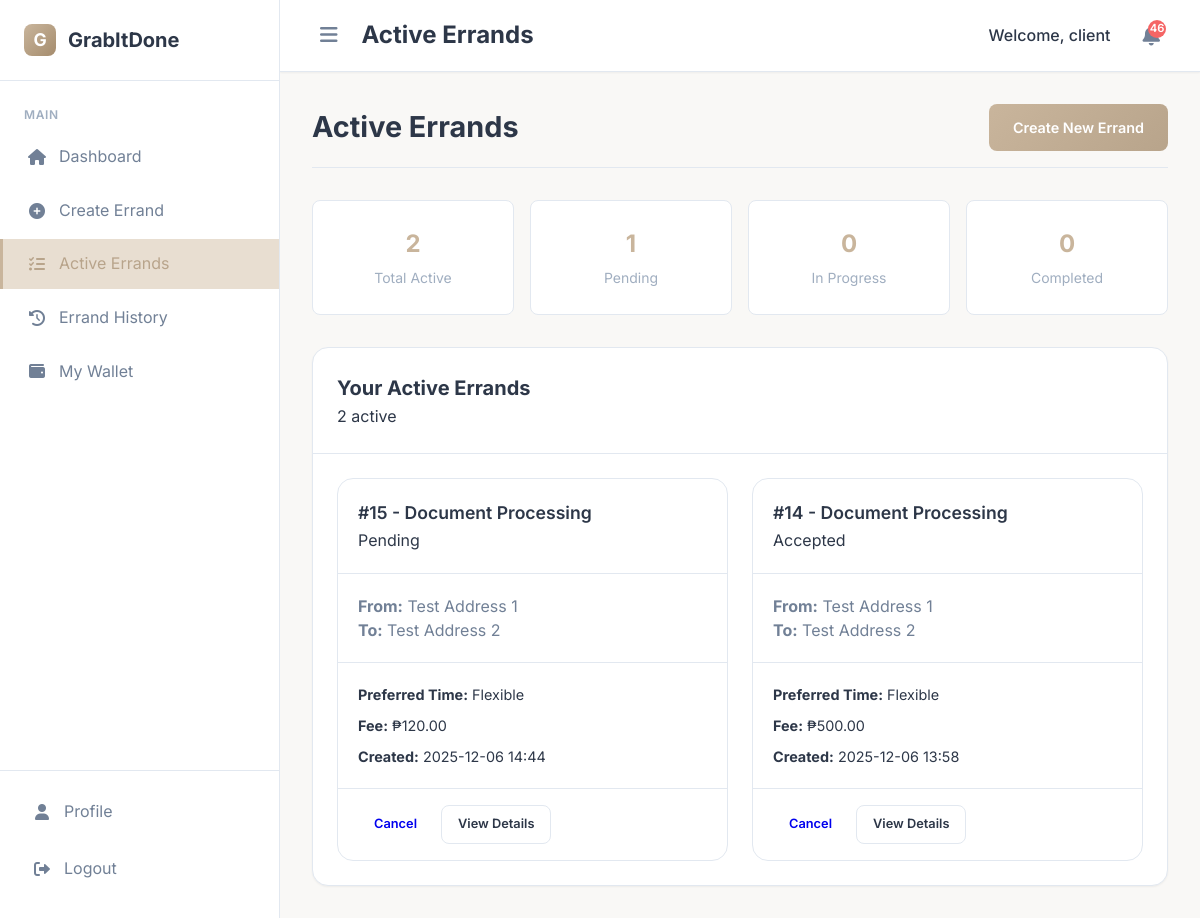
The app's page /active-errands (signed in), older data.
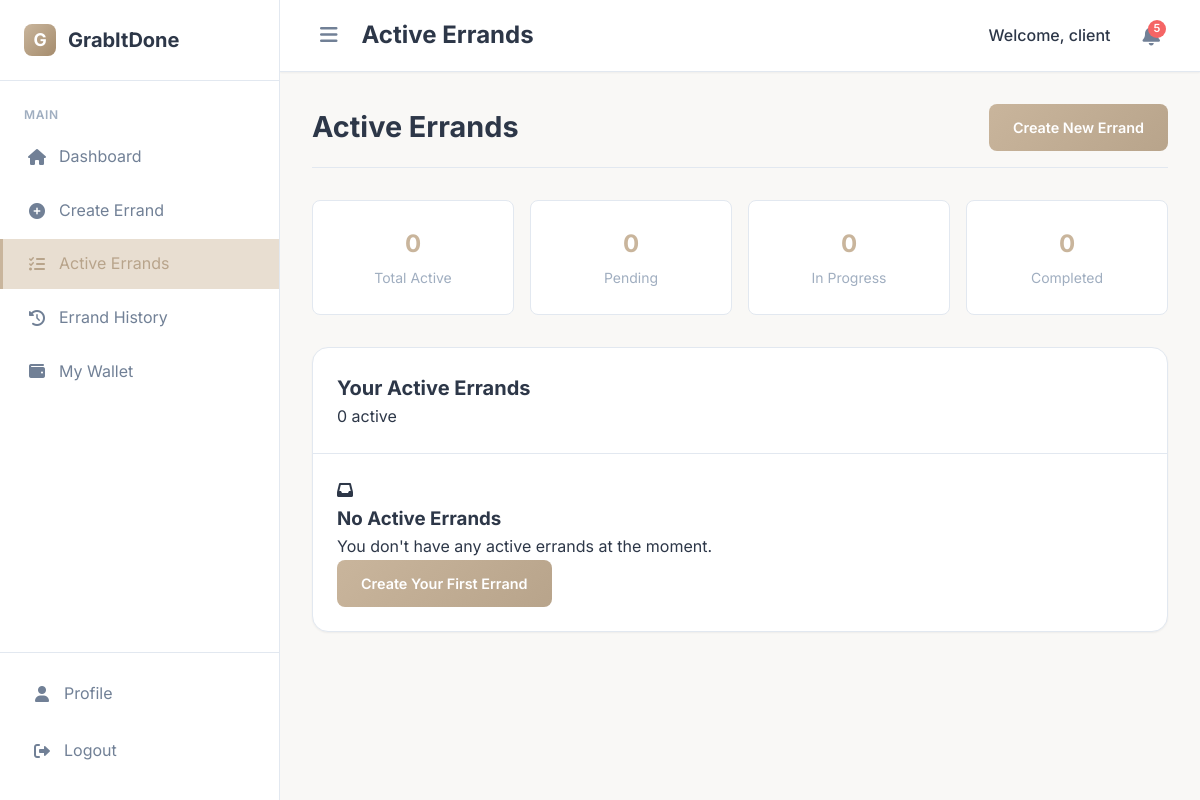
The same page, newer data.
### app/models.py (models this page shows, shortened)
class Errand(db.Model):
    id = db.Column(db.Integer, primary_key=True)
    category = db.Column(db.String(100), nullable=False)
    description = db.Column(db.Text, nullable=False)
    pickup_address = db.Column(db.String(200), nullable=False)
    dropoff_address = db.Column(db.String(200), nullable=False)
    barangay = db.Column(db.String(100), nullable=False)
    preferred_time = db.Column(db.DateTime)
    proposed_fee = db.Column(db.Float, nullable=False)
    final_fee = db.Column(db.Float)
    status = db.Column(db.String(20), default='Pending')
    client_id = db.Column(db.Integer, db.ForeignKey('user.id'), nullable=False)
    runner_id = db.Column(db.Integer, db.ForeignKey('user.id'))
    payment_id = db.Column(db.Integer, db.ForeignKey('payment.id'))
    created_at = db.Column(db.DateTime, default=datetime.utcnow)
    updated_at = db.Column(db.DateTime, default=datetime.utcnow, onupdate=datetime.utcnow)
    accepted_at = db.Column(db.DateTime)
    completed_at = db.Column(db.DateTime)
    payment = db.relationship('Payment', backref='errand_payment', foreign_keys=[payment_id])

### app/routes.py (the view)
@bp.route('/active-errands')
@login_required('client')
def active_errands():
    user = User.query.get(session['user_id'])
    if not user.verified and user.verification_status != 'approved':
        flash('You need to verify your account to view active errands.', 'error')
        return redirect(url_for('main.verification'))
    active_errands = Errand.query.filter_by(
        client_id=session['user_id']
    ).filter(
        Errand.status.in_(['Pending', 'Accepted', 'In Progress'])
    ).order_by(Errand.created_at.desc()).all()
    return render_template('shared/active_errands.html',
                        user=user,
                        active_errands=active_errands)

### app/routes.py (called while the page is built)
def validate_session():
    if 'user_id' not in session:
        return False
    session_hash = session.get('session_id')
    cookie_session = request.cookies.get('user_session')
    if not session_hash or not cookie_session:
        return False
    expected_cookie = f"{session['user_id']}_{session_hash}"
    return cookie_session == expected_cookie

### app/templates/shared/active_errands.html (shortened to what this page needs)
{% extends 'base.html' %}
{% block header_title %}Active Errands{% endblock %}
{% block content %}
<div class="page-header">
    <h1 style="margin: 0; font-size: 1.8rem;">Active Errands</h1>
    <a href="{{ url_for('main.create_errand') }}" class="btn btn-primary">Create New Errand</a>
</div>
<div class="stats-mini">
    <div class="stat-mini-card">
        <div class="stat-mini-value">{{ active_errands|length }}</div>
        <div class="stat-mini-label">Total Active</div>
    </div>
    <div class="stat-mini-card">
        <div class="stat-mini-value">{{ (active_errands|selectattr('status', 'equalto', 'Pending')|list|length) }}</div>
        <div class="stat-mini-label">Pending</div>
    </div>
    <div class="stat-mini-card">
        <div class="stat-mini-value">{{ (active_errands|selectattr('status', 'equalto', 'In Progress')|list|length) }}</div>
        <div class="stat-mini-label">In Progress</div>
    </div>
    <div class="stat-mini-card">
        <div class="stat-mini-value">{{ (active_errands|selectattr('status', 'equalto', 'Completed')|list|length) }}</div>
        <div class="stat-mini-label">Completed</div>
    </div>
</div>
<div class="card">
    <div class="card-header">
        <h2 class="card-title">Your Active Errands</h2>
        <span class="badge badge-primary">{{ active_errands|length }} active</span>
    </div>
    <div class="card-body">
        {% if active_errands %}
        <div class="errand-grid">
            {% for errand in active_errands %}
            <div class="errand-card">
                <div class="errand-header">
                    <div>
                        <h3 class="errand-title">#{{ errand.id }} - {{ errand.category }}</h3>
                        <span class="badge badge-{{ errand.status|lower|replace(' ', '-') }}">{{ errand.status }}</span>
                    </div>
                </div>
                <div class="errand-meta">
                    <strong>From:</strong> {{ errand.pickup_address }}<br>
                    <strong>To:</strong> {{ errand.dropoff_address }}
                </div>
                <div class="errand-details">
                    <div><strong>Preferred Time:</strong> {{ errand.preferred_time or 'Flexible' }}</div>
                    <div><strong>Fee:</strong> ₱{{ "%.2f"|format(errand.proposed_fee) }}</div>
                    <div><strong>Created:</strong> {{ errand.created_at.strftime('%Y-%m-%d %H:%M') }}</div>
                </div>
                <div class="errand-actions">
                    {% if errand.status != 'Completed' and errand.status != 'Canceled' %}
                        <a href="{{ url_for('main.update_errand_status', errand_id=errand.id, status='Canceled') }}"
                        class="btn btn-error btn-sm"
                        onclick="return confirm('Are you sure you want to cancel this errand?')">
                            Cancel
                        </a>
                    {% endif %}
                    <a href="{{ url_for('main.view_errand', errand_id=errand.id) }}" class="btn btn-secondary btn-sm">
                        View Details
                    </a>
                </div>
            </div>
            {% endfor %}
        </div>
        {% else %}
        <div class="empty-state">
            <div class="empty-state-icon">
                <i class="fas fa-inbox"></i>
            </div>
            <h3 class="empty-state-title">No Active Errands</h3>
            <p class="empty-state-description">You don't have any active errands at the moment.</p>
            <a href="{{ url_for('main.create_errand') }}" class="btn btn-primary">Create Your First Errand</a>
        </div>
        {% endif %}
    </div>
</div>
{% endblock %}

Row changes from the older to the newer data that the page shows:
removed Errand: id "15", category "Document Processing", status "Pending", pickup_address "Test Address 1", dropoff_address "Test Address 2", preferred_time "Flexible", proposed_fee "120.00", created_at "2025-12-06 14:44"
removed Errand: id "14", category "Document Processing", status "Accepted", pickup_address "Test Address 1", dropoff_address "Test Address 2", preferred_time "Flexible", proposed_fee "500.00", created_at "2025-12-06 13:58"
Text that changed along with them:
{{ unread_notification_count }}: "46" → "5"
{{ active_errands|length }}: "2" → "0"
text no longer shown: "1"
text now shown: "0 No Active Errands You don't have any active errands at the moment. Create Your First Errand"
